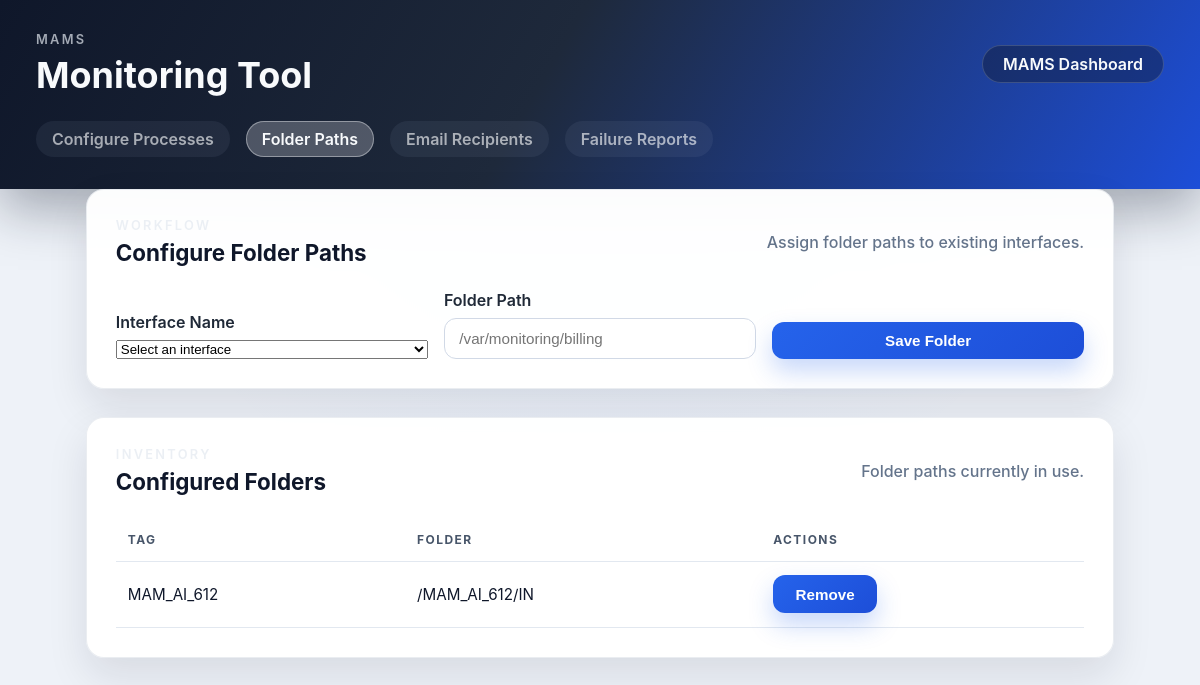
The app's page /folders, older data.
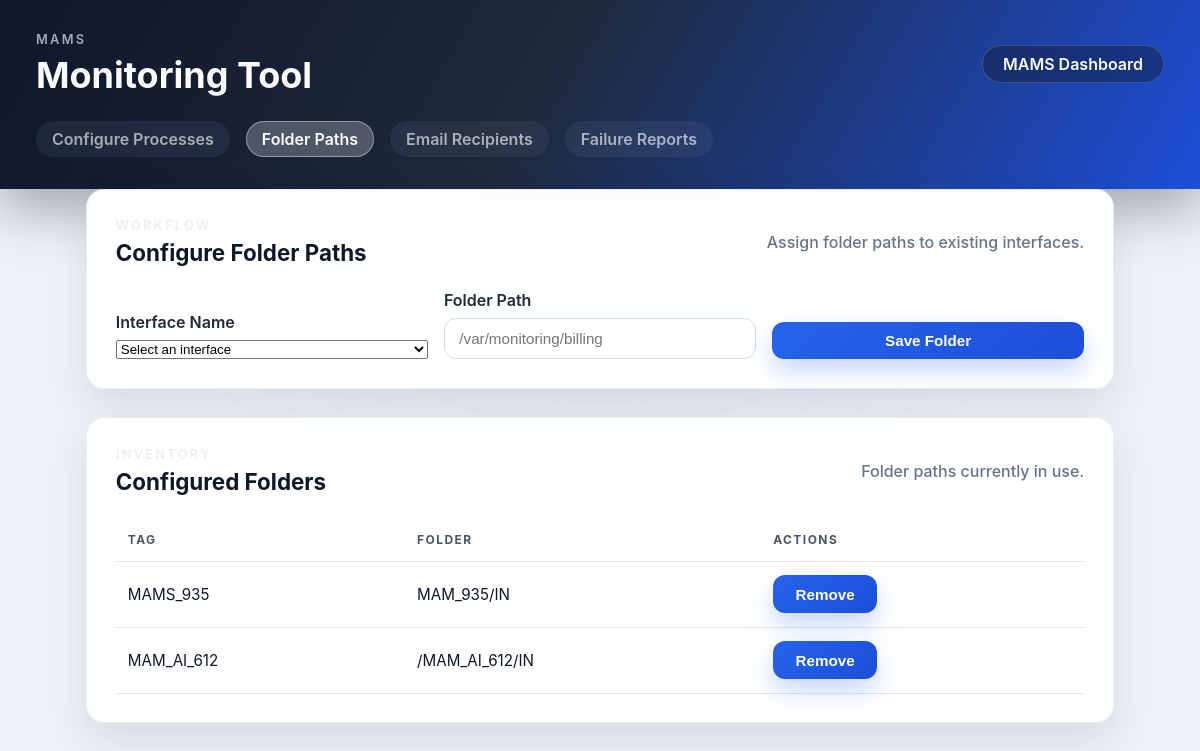
The same page, newer data.
### tables this page shows
CREATE TABLE processes (
    id INTEGER PRIMARY KEY AUTOINCREMENT,
    tag_name TEXT NOT NULL UNIQUE,
    folder_path TEXT NOT NULL,
    created_at TEXT NOT NULL DEFAULT (datetime('now'))
);

### monitoring_tool/app.py (the view, shortened to what this page needs)
    @app.route("/folders", methods=["GET", "POST"])
    def folders():
        tags = process_service.list_tags()
        folders = process_service.list_folder_configs()
        return render_template("folders.html", tags=tags, folders=folders)

### monitoring_tool/db.py (called while the page is built)
def get_connection() -> sqlite3.Connection:
    connection = sqlite3.connect(DB_PATH)
    connection.row_factory = sqlite3.Row
    return connection

def query_all(query: str, params: Iterable | None = None) -> list[sqlite3.Row]:
    with get_connection() as connection:
        cursor = connection.execute(query, params or [])
        return cursor.fetchall()

### monitoring_tool/services/process_service.py (called while the page is built)
def list_tags() -> list[str]:
    rows = db.query_all("SELECT tag_name FROM processes ORDER BY tag_name")
    return [row["tag_name"] for row in rows]

def list_folder_configs() -> list[dict]:
    rows = db.query_all(
        "SELECT tag_name, folder_path FROM processes WHERE folder_path != '' ORDER BY tag_name"
    )
    return [dict(row) for row in rows]

### monitoring_tool/templates/folders.html (shortened to what this page needs)
{% extends "base.html" %}
{% block content %}
<section class="panel">
  <div class="panel-header">
    <div>
      <p class="eyebrow">Workflow</p>
      <h2>Configure Folder Paths</h2>
    </div>
    <span class="helper-text">Assign folder paths to existing interfaces.</span>
  </div>
  <form method="post" class="form-grid">
    <label>
      Interface Name
      <select name="tag_name" required>
        <option value="" disabled selected>Select an interface</option>
      </select>
    </label>
    <label>
      Folder Path
      <input type="text" name="folder_path" placeholder="/var/monitoring/billing" required>
    </label>
    <button type="submit" class="button primary">Save Folder</button>
  </form>
</section>
<section class="panel">
  <div class="panel-header">
    <div>
      <p class="eyebrow">Inventory</p>
      <h2>Configured Folders</h2>
    </div>
    <span class="helper-text">Folder paths currently in use.</span>
  </div>
  <table>
    <thead>
      <tr>
        <th>Tag</th>
        <th>Folder</th>
        <th>Actions</th>
      </tr>
    </thead>
    <tbody>
      {% for folder in folders %}
        <tr>
          <td>{{ folder.tag_name }}</td>
          <td>{{ folder.folder_path }}</td>
          <td>
            <form method="post" action="{{ url_for('delete_folder') }}">
              <button type="submit" class="button ghost">Remove</button>
            </form>
          </td>
        </tr>
      {% else %}
        <tr>
          <td colspan="3">No folders configured.</td>
        </tr>
      {% endfor %}
    </tbody>
  </table>
</section>
{% endblock %}

Row changes from the older to the newer data that the page shows:
added processes: tag_name "MAMS_935", folder_path "MAM_935/IN"
